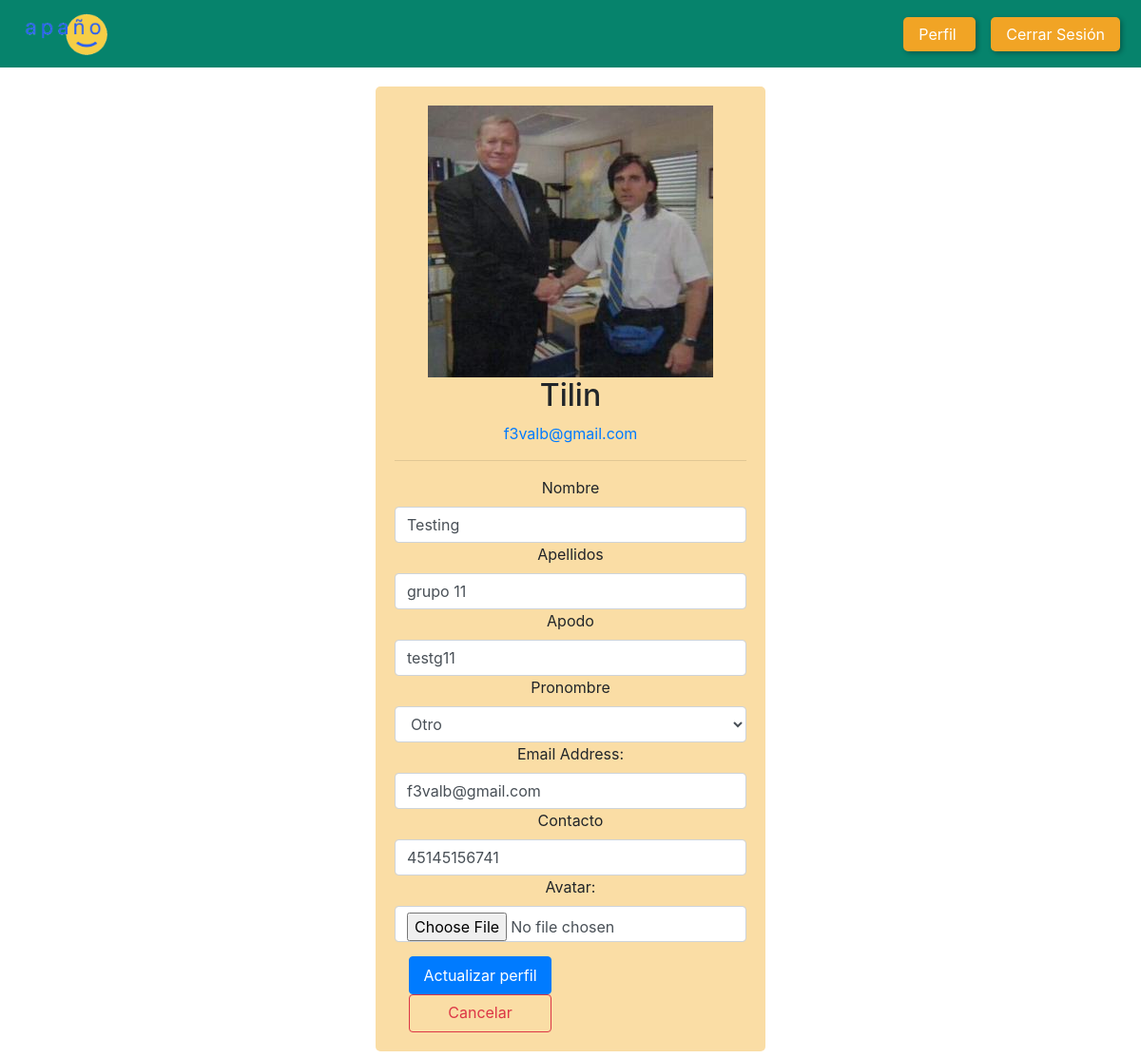
/perfil_apagno_app/profile/ (signed in), run on the app's committed database.
### perfil_apagno_app/models.py (models this page shows, shortened)
class User(AbstractUser):
    pronounsChoices = [('La','La'),('El','El'), ('Le','Le'),('Otro','Otro')]
    pronouns = models.CharField(max_length=5,choices=pronounsChoices)
    nickname = models.CharField(max_length=30)
    contact = models.CharField(max_length=20, blank=True)

class Profile(models.Model):
    user = models.OneToOneField(User, on_delete=models.CASCADE)
    avatar = models.ImageField(
        default='default.jpg', # default avatar
        upload_to='profile_pics' # dir to store the image
    )

### perfil_apagno_app/views.py (the view, shortened to what this page needs)
# urls.py: path('profile/', MyProfile.as_view(), name='profile'), # link a la pagina de perfil
class MyProfile(LoginRequiredMixin, View):
    def get(self, request):
        user_form = UserUpdateForm(instance=request.user)
        profile_form = ProfileUpdateForm(instance=request.user.profile)
        context = {
            'user_form': user_form,
            'profile_form': profile_form
        }
        return render(request, 'perfil_app/profile.html', context)

### perfil_apagno_app/forms.py
class UserUpdateForm(forms.ModelForm):
    class Meta:
        model = User
        fields = ['first_name','last_name','nickname','pronouns','email','contact']

class ProfileUpdateForm(forms.ModelForm):
    class Meta:
        model = Profile
        fields = ['avatar']

### perfil_apagno_app/templates/perfil_app/profile.html (shortened to what this page needs)
{% extends "base.html" %}
{% load static %}
{% block extra_css %}
    <link rel="stylesheet" type="text/css" href="{% static 'style/destacados.css' %}">
    <link rel="stylesheet" type="text/css" href="{% static 'style/style.css' %}">
    <link rel="stylesheet" href="https://stackpath.bootstrapcdn.com/bootstrap/4.5.2/css/bootstrap.min.css">
    <link rel="stylesheet" type="text/css" href="{% static 'style/perfil.css' %}">
{% endblock %}
{% block content %}
<div class="eventos-container">
	<form method="POST" enctype="multipart/form-data" class="adaptive-container text-center">
	    {% if user.profile %}
			<img src="{{user.profile.avatar.url}}" alt="{{ user.username }}" accept=".jpg,.jpeg,.png"/>
	    {% endif %}
	    <h2 class="text-center">{{ user.username | title }}</h2>
	    <p class="text-center"><a href="mailto:{{user.email}}">{{user.email}}</a></p>
		<hr>
		<label for="first_name" class="form-label">Nombre</label>
        <input type="text" class="form-control" id="first_name" name="first_name" value="{{user.first_name}}" required>
		<label for="last_name" class="form-label">Apellidos</label>
    	<input type="text" class="form-control" id="last_name" name="last_name" value="{{user.last_name}}" required>
		<label for="nickname" class="form-label">Apodo</label>
        <input type="text" class="form-control" id="nickname" name="nickname" value="{{user.nickname}}" required>
		<label for="pronouns" class="form-label">Pronombre</label>
        <select id="pronouns" class="form-control" name="pronouns" required>
            <option value="Otro" {% if user.pronouns == "Otro" %} selected {% endif %}>Otro</option>
        </select>
		<label for="email" class="form-label">Email Address:</label>
		<input type="email" id="email" class="form-control" name="email" value="{{user.email}}" required/>
		<label for="contact" class="form-label">Contacto</label>
        <input type="text" class="form-control" id="contact" name="contact" value="{{user.contact}}" required>
		<label for="avatar" class="form-label">Avatar:</label>
		<input type="file" class="form-control" name="avatar" id="avatar">
    <div class="column text-center" style="margin-top: 15px;">
      <div class="col-2">
        <a href="{%url 'perfil'%}"><button style="height: 40px; width: 150px;" type="submit" class="btn btn-primary">Actualizar perfil</button></a>
      </div>
      <div class="col-2">
        <a href="{%url 'perfil'%}" style="height: 40px; width: 150px;" class="btn btn-outline-danger">Cancelar</a>
      </div>
    </div>
	</form>
</div>
{% endblock %}

### perfil_apagno_app/static/style/destacados.css (style rules this page uses)
body { margin: 0; padding: 0; background-color: #dfedeb; }
.eventos-container { display: flex; flex-wrap: wrap; justify-content: space-between; margin: 20px; }

### perfil_apagno_app/static/style/style.css (style rules this page uses)
.adaptive-container { background-color: rgb(250, 221, 165); padding: 20px; border-radius: 5px; max-width: 1000px; margin: 0 auto; }

### data on the page
User: profile.avatar (picture), username "Tilin", email "f3valb@gmail.com", first_name "Testing", last_name "grupo 11", nickname "testg11", pronouns "Otro", contact "45145156741"
